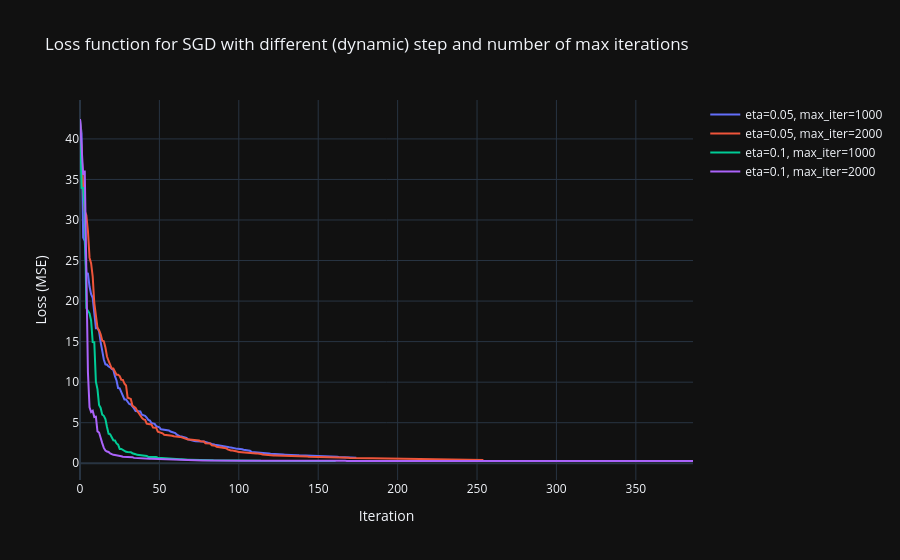

Here is the notebook cell this chart was saved with:
### Code cell
fig = go.Figure()
for i, (eta_i, max_iter_i) in enumerate(product(eta_list, max_iter_list)):
    fig.add_trace(go.Scatter(
        y=loss_list[i], mode="lines", name=f"eta={eta_i}, max_iter={int(max_iter_i)}"
    ))
fig.update_layout(title="Loss function for SGD with different (dynamic) step and number of max iterations", xaxis_title="Iteration", yaxis_title="Loss (MSE)")
fig.show()

### Figure 1 — Plotly figure (JSON) as saved in the notebook; plotly's stock layout.template omitted (floating-point values rounded to 4 significant figures; data arrays with more than 128 entries replaced by an {"elided": "..."} marker saying what was removed)
{"data": [{"mode": "lines", "name": "eta=0.05, max_iter=1000", "y": {"elided": "175 float values"}, "type": "scatter"}, {"mode": "lines", "name": "eta=0.05, max_iter=2000", "y": {"elided": "255 float values"}, "type": "scatter"}, {"mode": "lines", "name": "eta=0.1, max_iter=1000", "y": {"elided": "162 float values"}, "type": "scatter"}, {"mode": "lines", "name": "eta=0.1, max_iter=2000", "y": {"elided": "387 float values"}, "type": "scatter"}], "layout": {"title": {"text": "Loss function for SGD with different (dynamic) step and number of max iterations"}, "xaxis": {"title": {"text": "Iteration"}}, "yaxis": {"title": {"text": "Loss (MSE)"}}}}
